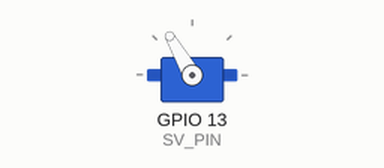
A sketch run on a simulated ESP32. On the bench: servo.

Above: at 0.05 s.
Timing chart, 0 to 4.6 s (numbered marks = the images above):
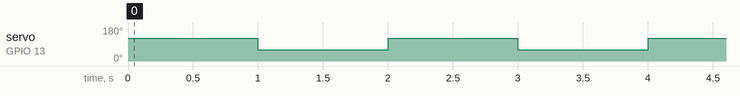

Measured:
- by itself, servo on GPIO 13 (SV_PIN): alternates 120° for 1.0 s and 60° for 1.0 s

The sketch:

servo_test2.ino
```cpp
#include <ESP32Servo.h>

#define SV_PIN 13
Servo myServo;

void setup() {
  // put your setup code here, to run once:
  myServo.attach(SV_PIN);
  myServo.write(90);
}

void loop() {
  // put your main code here, to run repeatedly:
  myServo.write(120);
  delay(1000);
  myServo.write(60);
  delay(1000);
}
```
